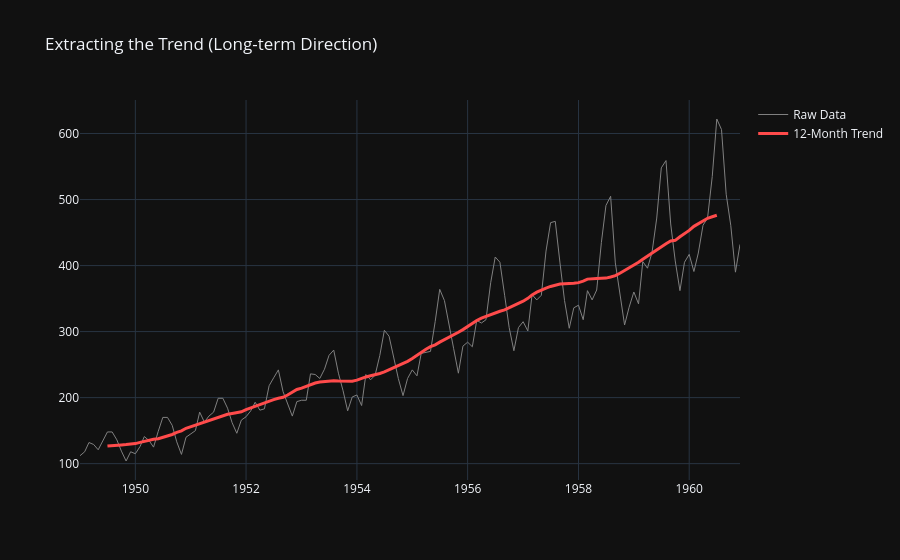

Notebook code for this chart:
### Markdown cell above
## 1. Capturing the Trend
To see the trend clearly, we can use a **Rolling Mean**. By averaging over a 12-month window, we "wash away" the seasonal peaks.

### Code cell
# Calculate 12-month rolling average
df['Trend'] = df['Passengers'].rolling(window=12, center=True).mean()

fig = go.Figure()
fig.add_trace(go.Scatter(x=df.index, y=df['Passengers'], name='Raw Data', line=dict(color='gray', width=1)))
fig.add_trace(go.Scatter(x=df.index, y=df['Trend'], name='12-Month Trend', line=dict(color='#FF4B4B', width=3)))

fig.update_layout(title='Extracting the Trend (Long-term Direction)')
fig.show()

### Figure 1 — Plotly figure (JSON) as saved in the notebook; plotly's stock layout.template omitted (floating-point values rounded to 4 significant figures; data arrays with more than 128 entries replaced by an {"elided": "..."} marker saying what was removed)
{"data": [{"line": {"color": "gray", "width": 1}, "name": "Raw Data", "type": "scatter", "x": {"elided": "144 str values"}, "y": {"elided": "144 int values"}}, {"line": {"color": "#FF4B4B", "width": 3}, "name": "12-Month Trend", "type": "scatter", "x": {"elided": "144 str values"}, "y": {"elided": "144 float values"}}], "layout": {"title": {"text": "Extracting the Trend (Long-term Direction)"}}}
